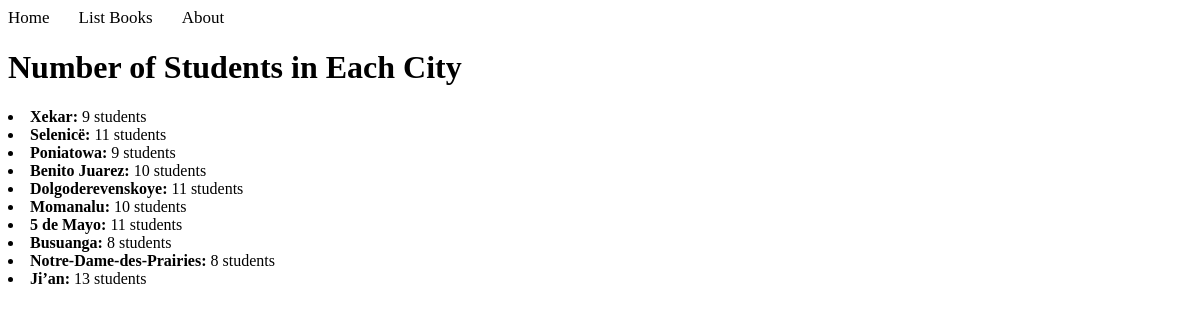
Screenshot of /users/lab8/task7/ with the database file from the repository.
### apps/usermodule/models.py (models this page shows, shortened)
class Address(models.Model):
    city = models.CharField(max_length=100)

### apps/usermodule/views.py (the view)
# urls.py: path("lab8/task7/", views.lab8_task7, name="users.lab8_task7"),
def lab8_task7(request):
    city_counts = Address.objects.annotate(num_students=Count('student'))
    return render(request, 'usermodule/lab8_task7.html', {'city_counts': city_counts})

### apps/templates/usermodule/lab8_task7.html (shortened to what this page needs)
{% extends "layouts/base.html" %}
{% block content %}
<h1>Number of Students in Each City</h1>
{% for item in city_counts %}
<li><strong>{{ item.city }}:</strong> {{ item.num_students }} students</li>
{% empty %}
<li>No cities found.</li>
{% endfor %}
{% endblock content %}

### rows the page displays
Address: city "Xekar", num_students "9"
Address: city "Selenicë", num_students "11"
Address: city "Poniatowa", num_students "9"
Address: city "Benito Juarez", num_students "10"
Address: city "Dolgoderevenskoye", num_students "11"
Address: city "Momanalu", num_students "10"
Address: city "5 de Mayo", num_students "11"
Address: city "Busuanga", num_students "8"
Address: city "Notre-Dame-des-Prairies", num_students "8"
Address: city "Ji’an", num_students "13"
